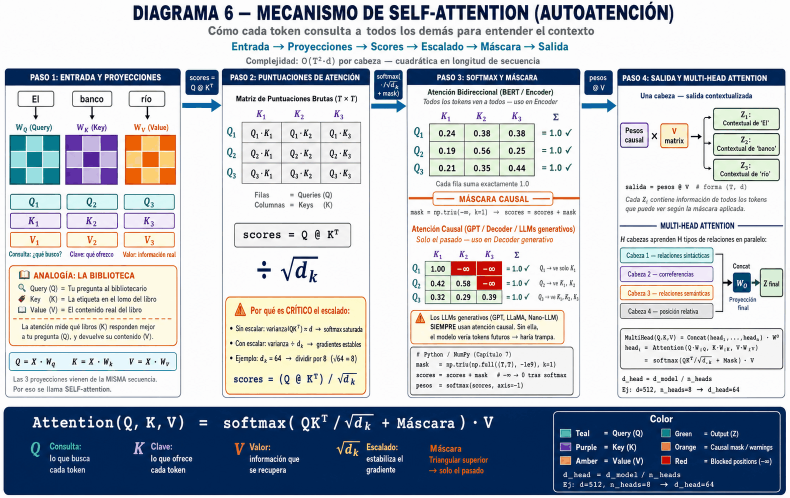
#> input picture diagramas/originales/d6_orig.png, 1579 x 996 px, found by its file name (shown at 1/2 size)
$ python fix_d6.py
#> lines starting #> are read from the running program, lines starting #| are printed output that depends on the picture
"""Diagrama 6 (ilustración del autor), edición mínima (Incidencia 5):
1) las tres casillas «−∞» de la tabla de atención causal pasan a «0» (la tabla muestra pesos
   DESPUÉS del softmax, como indica «= 1.0 ✓» en cada fila); el subtítulo lo explica:
   «Solo el pasado: −∞ antes del softmax → 0 después»;
2) «H cabezas aprenden H tipos de relaciones en paralelo:» pasa a
   «H cabezas aprenden en paralelo distintos tipos de relación, por ejemplo:».
El original se conserva en d6_orig.png (orientación de lectura) y en bak_media_opt_image12.png."""
from collections import Counter
from PIL import Image, ImageDraw, ImageFont

FB = '/usr/share/fonts/truetype/crosextra/Carlito-Bold.ttf'
FI = '/usr/share/fonts/truetype/crosextra/Carlito-Italic.ttf'
FR = '/usr/share/fonts/truetype/crosextra/Carlito-Regular.ttf'
im = Image.open('d6_orig.png').convert('RGB')
#> im is the input picture: PIL image 1579x996 RGB; mean R, G, B 185.3, 191, 198.2
d = ImageDraw.Draw(im)


def fondo_de(caja):
    x0, y0, x1, y1 = caja
    borde = [im.getpixel((x, y0 - 1)) for x in range(x0, x1)] + [im.getpixel((x, y1 + 1)) for x in range(x0, x1)]
    return Counter(borde).most_common(1)[0][0]


def texto(caja, s, fpath, talla, ancho_max, tinta, fondo=None, centrar=False, dx=0, dy=0):
    x0, y0, x1, y1 = caja
    fondo = fondo or fondo_de(caja)
    f = ImageFont.truetype(fpath, talla * 4)
    w = int(d.textlength(s, font=f)) + 8
    capa = Image.new('L', (w, talla * 6), 0)
    ImageDraw.Draw(capa).text((4, talla), s, font=f, fill=255)
    capa = capa.crop(capa.getbbox())
    ancho, alto = min(capa.width / 4, ancho_max), capa.height / 4
    capa = capa.resize((round(ancho), round(alto)), Image.LANCZOS)
    d.rectangle(caja, fill=fondo)
    xx = x0 + ((x1 - x0 - ancho) / 2 if centrar else dx)
    im.paste(Image.new('RGB', capa.size, tinta), (round(xx), round((y0 + y1) / 2 - alto / 2 + dy)), capa)


ROJO = (200, 9, 3)
for caja in [(904, 525, 948, 549), (956, 525, 1001, 549), (956, 554, 1001, 579)]:
    texto(caja, '0', FB, 22, 40, (255, 255, 255), fondo=ROJO, centrar=True)
#> this loop made 3 passes
#> pass 1, in texto, `capa = capa.crop(capa.getbbox())`:
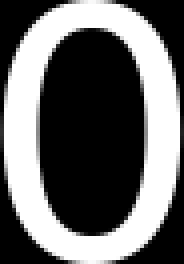
#> capa: PIL image 46x66 L (shown 4 times larger); min 0, max 255, mean 105
texto((830, 471, 1152, 491), 'Solo el pasado: −∞ antes del softmax → 0 después', FI, 19, 318, (225, 90, 20), dx=3)
#> call 4 of texto, with caja = (830, 471, 1152, 491), talla = 19, ancho_max = 318, tinta = (225, 90, 20), centrar = False, dx = 3, dy = 0
#> in fondo_de, `borde = [im.getpixel((x, y0 - 1)) for x in range(x0, x1)] + [im.getpix..`: borde = 644 items, first 6: (251, 252, 251), (251, 252, 251), (253, 253, 253), (253, 253, 250), (253, 253, 250), (253, 251, 250)
#> in texto (call 4), `fondo = fondo or fondo_de(caja)`: fondo = (253, 253, 253)
#> in texto (call 4), `w = int(d.textlength(s, font=f)) + 8`: w = 1947
#> in texto (call 4), `capa = Image.new('L', (w, talla * 6), 0)`: capa: PIL image 1947x114 L; every value is 0
#> in texto (call 4), `ImageDraw.Draw(capa).text((4, talla), s, font=f, fill=255)`:
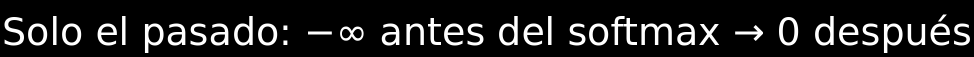
#> capa: PIL image 1947x114 L (shown at 1/2 size); min 0, max 255, mean 31.3
#> in texto (call 4), `capa = capa.crop(capa.getbbox())`:
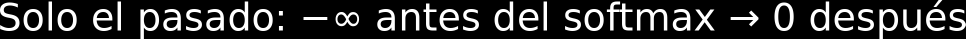
#> capa: PIL image 1931x77 L (shown at 1/2 size); min 0, max 255, mean 46.7
#> in texto (call 4), `capa = capa.resize((round(ancho), round(alto)), Image.LANCZOS)`:
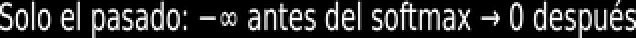
#> capa: PIL image 318x19 L (shown 2 times larger); min 0, max 255, mean 49
texto((1241, 468, 1566, 490), 'H cabezas aprenden en paralelo distintos tipos de relación, por ejemplo:',
      FR, 18, 322, (20, 20, 30), dx=2)
#> in texto (call 5), `w = int(d.textlength(s, font=f)) + 8`: w = 2622
#> in texto (call 5), `capa = Image.new('L', (w, talla * 6), 0)`: capa: PIL image 2622x108 L; every value is 0
#> in texto (call 5), `ImageDraw.Draw(capa).text((4, talla), s, font=f, fill=255)`:
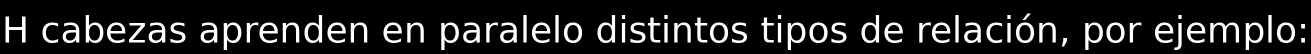
#> capa: PIL image 2622x108 L (shown at 1/2 size); min 0, max 255, mean 32.3
#> in texto (call 5), `capa = capa.crop(capa.getbbox())`:
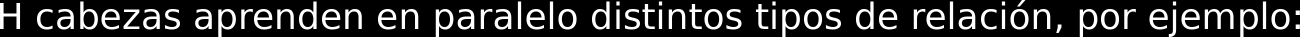
#> capa: PIL image 2599x73 L (shown at 1/2 size); min 0, max 255, mean 48.2
#> in texto (call 5), `capa = capa.resize((round(ancho), round(alto)), Image.LANCZOS)`:
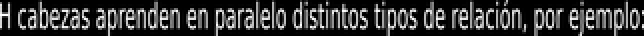
#> capa: PIL image 322x18 L (shown 2 times larger); min 0, max 255, mean 52
im.save('d6_corregido.png')
